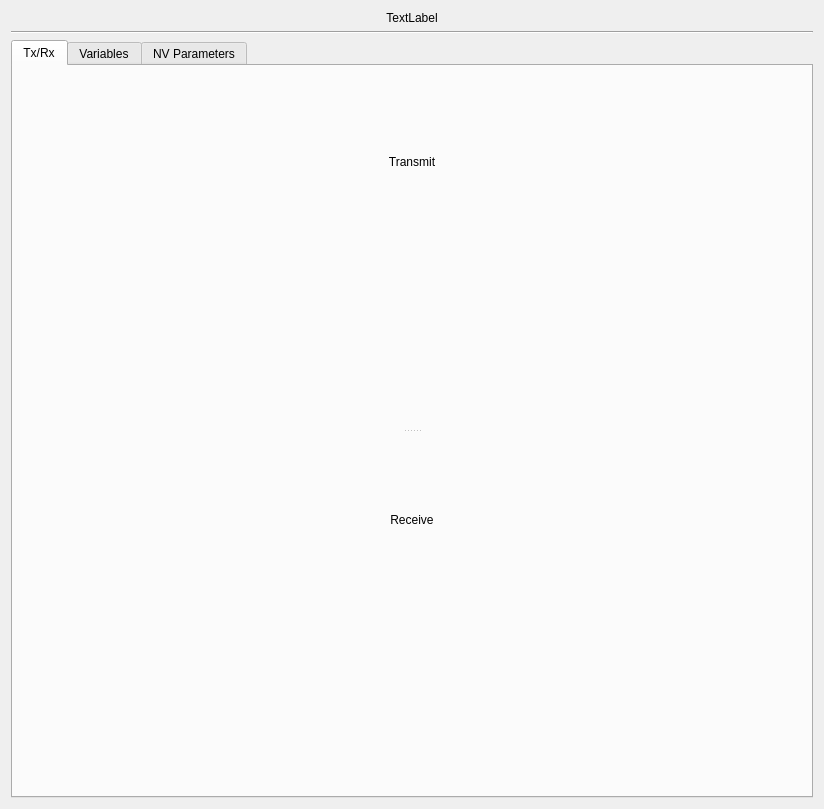
<?xml version="1.0" encoding="UTF-8"?>
<ui version="4.0">
 <class>Form</class>
 <widget class="QWidget" name="Form">
  <property name="geometry">
   <rect>
    <x>0</x>
    <y>0</y>
    <width>824</width>
    <height>809</height>
   </rect>
  </property>
  <property name="windowTitle">
   <string>Form</string>
  </property>
  <layout class="QVBoxLayout" name="verticalLayout">
   <item>
    <widget class="QLabel" name="name">
     <property name="text">
      <string>TextLabel</string>
     </property>
     <property name="alignment">
      <set>Qt::AlignCenter</set>
     </property>
    </widget>
   </item>
   <item>
    <widget class="Line" name="line">
     <property name="orientation">
      <enum>Qt::Horizontal</enum>
     </property>
    </widget>
   </item>
   <item>
    <widget class="QTabWidget" name="tabs">
     <property name="currentIndex">
      <number>0</number>
     </property>
     <widget class="QWidget" name="txrx">
      <attribute name="title">
       <string>Tx/Rx</string>
      </attribute>
      <layout class="QVBoxLayout" name="verticalLayout_3">
       <item>
        <widget class="QSplitter" name="splitter">
         <property name="orientation">
          <enum>Qt::Vertical</enum>
         </property>
         <widget class="QWidget" name="layoutWidget">
          <layout class="QVBoxLayout" name="verticalLayout_2">
           <item>
            <widget class="QLabel" name="label">
             <property name="text">
              <string>Transmit</string>
             </property>
             <property name="alignment">
              <set>Qt::AlignCenter</set>
             </property>
            </widget>
           </item>
           <item>
            <widget class="TxRxView" name="tx"/>
           </item>
          </layout>
         </widget>
         <widget class="QWidget" name="layoutWidget_2">
          <layout class="QVBoxLayout" name="verticalLayout_5">
           <item>
            <widget class="QLabel" name="label_2">
             <property name="text">
              <string>Receive</string>
             </property>
             <property name="alignment">
              <set>Qt::AlignCenter</set>
             </property>
            </widget>
           </item>
           <item>
            <widget class="TxRxView" name="rx"/>
           </item>
          </layout>
         </widget>
        </widget>
       </item>
      </layout>
     </widget>
     <widget class="QWidget" name="variables">
      <attribute name="title">
       <string>Variables</string>
      </attribute>
      <layout class="QVBoxLayout" name="verticalLayout_6">
       <item>
        <layout class="QGridLayout" name="gridLayout">
         <item row="0" column="0">
          <widget class="QPushButton" name="load_binary_button">
           <property name="text">
            <string>Load Binary</string>
           </property>
          </widget>
         </item>
         <item row="0" column="1">
          <widget class="QPushButton" name="update_parameters_button">
           <property name="text">
            <string>Update Parameters</string>
           </property>
          </widget>
         </item>
         <item row="1" column="0" colspan="2">
          <widget class="VariableSelectionView" name="variableselectionview"/>
         </item>
        </layout>
       </item>
      </layout>
     </widget>
     <widget class="QWidget" name="nv">
      <attribute name="title">
       <string>NV Parameters</string>
      </attribute>
      <layout class="QVBoxLayout" name="verticalLayout_4">
       <item>
        <widget class="NvView" name="nv"/>
       </item>
      </layout>
     </widget>
    </widget>
   </item>
  </layout>
 </widget>
 <customwidgets>
  <customwidget>
   <class>NvView</class>
   <extends>QWidget</extends>
   <header>epyqlib.nvview</header>
  </customwidget>
  <customwidget>
   <class>TxRxView</class>
   <extends>QWidget</extends>
   <header>epyqlib.txrxview</header>
  </customwidget>
  <customwidget>
   <class>VariableSelectionView</class>
   <extends>QWidget</extends>
   <header>epyqlib.variableselectionview</header>
  </customwidget>
 </customwidgets>
 <resources/>
 <connections/>
</ui>
